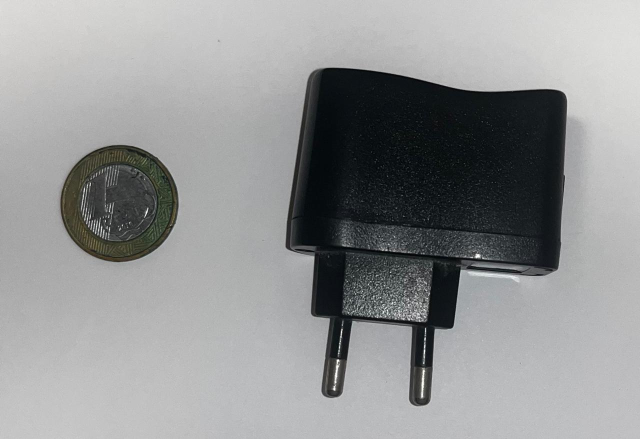
#> input picture image_2.jpeg, 1280 x 878 px (shown at 1/2 size)
$ python -i utils_imagem.py   (imports and definitions only)
#> lines starting #> are read from the running program, lines starting #| are printed output that depends on the picture; after the words box and inside, x2 and y2 are one past the last pixel; in counts of white or black regions, pixels touching at a corner belong together
#> further down, picture is the input picture: shape (878, 1280, 3); mean B, G, R 148.5, 148.1, 146.7
import cv2
import numpy as np
import math
from sklearn.cluster import KMeans

def remover_reflexos_especulares(imagem):
    """
    Remove reflexos brilhantes (glare) muito comuns em tecidos molhados
    (peças cirúrgicas) sob luzes fortes. Utiliza inpainting.
    """
    # Converter para tons de cinza
    gray = cv2.cvtColor(imagem, cv2.COLOR_BGR2GRAY)

    # Aplicar threshold para encontrar pixels muito brilhantes (próximos de 255)
    # Valores acima de 220 ou 230 são geralmente luzes especulares.
    _, mask = cv2.threshold(gray, 220, 255, cv2.THRESH_BINARY)
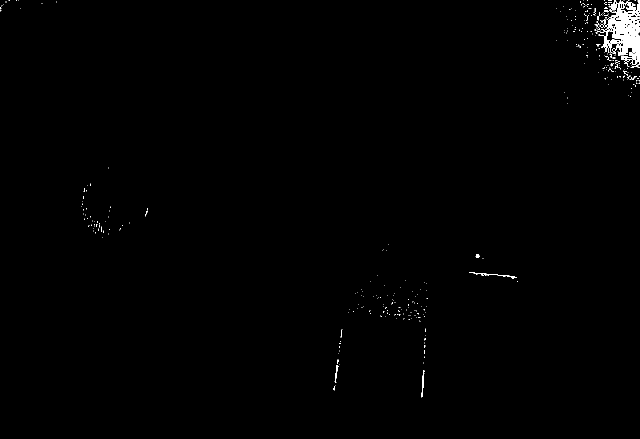
#> mask: shape (878, 1280) (shown at 1/2 size); 0.62% white; 395 white regions (381 under 20 px), largest, box (x1, y1, x2, y2) and area: (1197, 0, 1280, 130) 4872, (938, 545, 1034, 558) 178, (1217, 0, 1235, 21) 153

    # Expandir um pouco a máscara para garantir que bordas do reflexo sejam removidas
    mask = cv2.dilate(mask, None, iterations=2)
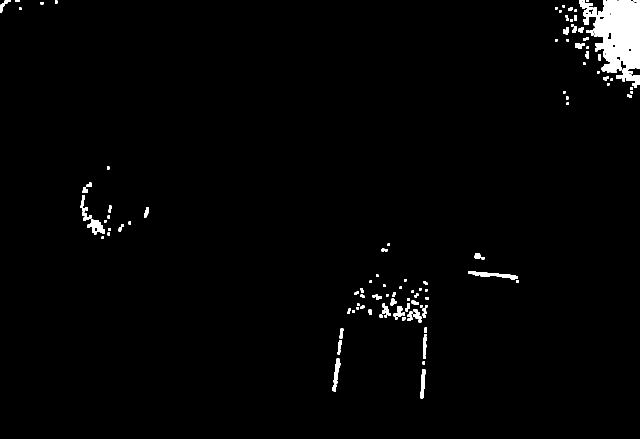
#> mask: shape (878, 1280) (shown at 1/2 size); 1.8% white; 129 white regions (1 under 20 px), largest, box (x1, y1, x2, y2) and area: (1158, 0, 1280, 146) 11548, (1232, 136, 1280, 175) 750, (936, 543, 1036, 560) 673

    # Usa inpainting para restaurar a cor da região baseada nas proximidades
    imagem_restaurada = cv2.inpaint(imagem, mask, inpaintRadius=3, flags=cv2.INPAINT_TELEA)
    return imagem_restaurada

# [80 lines left out: functions extrair_metricas_morfologicas, get_dominant_color, get_color_name, not called in this run]

>>> import cv2
>>> picture = cv2.imread('image_2.jpeg')
>>> result = remover_reflexos_especulares(picture)
